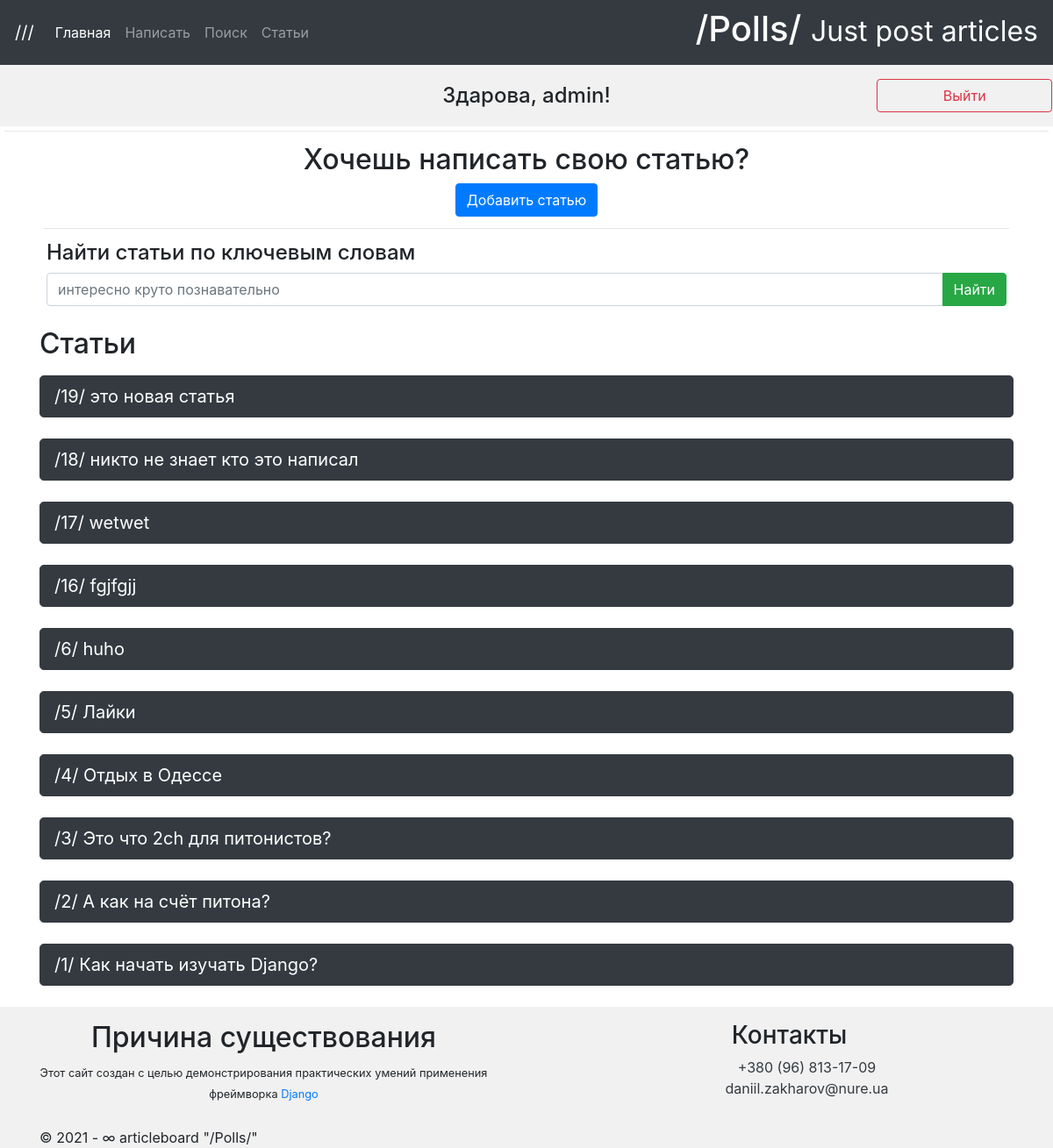
The page /polls/ (signed in) on the database its author committed.
### mysite/apps/polls/models.py (models this page shows, shortened)
class Article(models.Model):
	article_author = models.ForeignKey(User, default=0, blank=True, null=False, on_delete=models.CASCADE, related_name='article_author_user')
	article_title = models.CharField('article name', max_length = 200)
	article_text = models.TextField('article text')
	ppub_date = models.DateTimeField('pub date')
	liked = models.ManyToManyField(User, default=None, blank=True)

### mysite/apps/polls/views.py (the view)
# urls.py: path('', views.index, name = 'index'),
def index(request):
	latest_articles = Article.objects.order_by('-ppub_date')
	return render(request, 'articles/list.html', {'latest_articles': latest_articles});

### mysite/templates/articles/list.html (shortened to what this page needs)
{% extends 'base.html' %}
{% load static %}
{% block content %}
<header class="sticky-top">
	<nav class="navbar navbar-expand-lg navbar-dark bg-dark">
		<a class="navbar-brand" href="#">///</a>
		<div class="collapse navbar-collapse" id="navbarSupportedContent">
			<ul class="navbar-nav mr-auto">
				<li class="nav-item active">
					<a class="nav-link" href="#">Главная</a>
				</li>
				<li class="nav-item">
					<a class="nav-link" href="#write">Написать</a>
				</li>
				<li class="nav-item dropdown">
					<a class="nav-link" href="#find">Поиск</a>
				</li>
				<li class="nav-item">
					<a class="nav-link" href="#article_list">Статьи</a>
				</li>
			</ul>
		</div>
		<h1>/Polls/ <small>Just post articles</small></h1>
	</nav>
</header>
<div class="register-login-logout row p-3">
	<div class="blank col-2"></div>
	<h4 class="col-sm p-1 text-center my-auto">Здарова, {{ user.username|default:'Гость' }}! </h4>
	{% if user.is_authenticated %}
	<a class="btn btn-outline-danger col-2" href="{% url 'articles:logingout' %}">Выйти</a>
	{% endif %}
</div>
<hr>
<div class="main container">
	<div id="write" class="write text-center p-2">
		<h2>Хочешь написать свою статью?</h2>
		{% if user.is_authenticated %}
		<a class="btn btn-primary" href="{% url 'articles:create_article' %}">Добавить статью</a>
		{% else %}
		<p>А вот если хочешь, то сначало ввойди в аккаунт или зарегистрируйся</p>
		{% endif %}
	</div>
	<hr>
	<div id="find" class="find p-2">
		<h4>Найти статьи по ключевым словам</h4>
		<div class="form-group m-0">
			<form action="{% url 'articles:keys' %}" method="POST">
				<div class="input-group mb-3">
					<input type="text" class="form-control" name="key_words" placeholder="интересно круто познавательно">
					<div class="input-group-append">
						<input class="btn btn-success" type="submit" name="search" value="Найти">
					</div>
				</div>
			</form>
		</div>
	</div>
	<div id="article_list" class="articles">
		<h2 class="mb-3">Статьи</h2>
		{% if latest_articles %}
		<div class="article-table">
			{% for a in latest_articles %}
			<a class="btn btn-dark btn-block btn-lg text-left" href="{% url 'articles:detail' a.id %}">/{{a.id}}/  {{a.article_title}}</a>
			<br>
			{% endfor %}
		</div>
		{% endif %}
	</div>
</div>
{% endblock %}

### mysite/static/css/main.css (style rules this page uses)
hr { margin: 5px; }
.register-login-logout { background-color: #f1f1f1; }
header { background-color: white; border: 1px solid #343a40; }
body > header > nav > h1 { text-align: center; color: white; }
div { scroll-margin-top: 70px; }
.btn-dark { background-color: #343a40; }

### rows shown on the page
Article: id "19", article_title "это новая статья"
Article: id "18", article_title "никто не знает кто это написал"
Article: id "17", article_title "wetwet"
Article: id "16", article_title "fgjfgjj"
Article: id "6", article_title "huho"
Article: id "5", article_title "Лайки"
Article: id "4", article_title "Отдых в Одессе"
Article: id "3", article_title "Это что 2ch для питонистов?"
Article: id "2", article_title "А как на счёт питона?"
Article: id "1", article_title "Как начать изучать Django?"

### other values the page prints
{{ user.username|default:'Гость' }} "admin"
